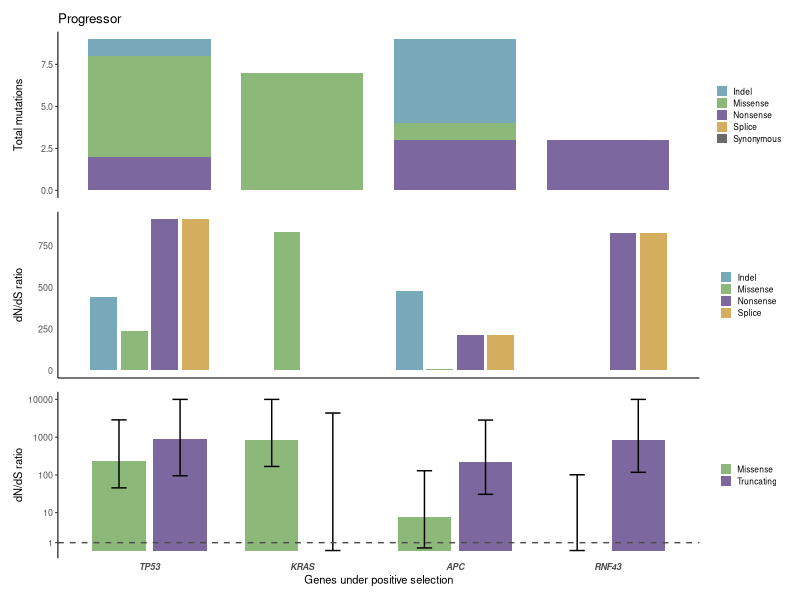

The R script that drew this image:
library(readr)
library(dplyr)
library(tidyr)
library(ggplot2)
library(patchwork)

#### Prep ####
# Read in data
prog <- read_tsv("data/variants/dndscv/dndscv_genes_prog_pre.tsv")
prog_ci <- read_tsv("data/variants/dndscv/prog_pre_gene_ci.tsv") |>
    filter(!gene == "RBM10")

# Filter and reshape data
muts_df <- prog |>
  select(gene_name, n_syn, n_mis, n_non, n_spl, n_ind, qglobal_cv) |>
  filter(qglobal_cv < 0.05) |>
  pivot_longer(
    cols = starts_with("n_"),
    names_to = "mutation_type",
    values_to = "count"
  ) |>
  mutate(
    mutation_type = recode(mutation_type,
      n_syn = "Synonymous", n_mis = "Missense", n_non = "Nonsense",
      n_spl = "Splice", n_ind = "Indel"
    )
  )

ratios_df <- prog |>
  filter(qglobal_cv < 0.05) |>
  select(gene_name, wmis_cv, wnon_cv, wspl_cv, wind_cv) |>
  pivot_longer(
    cols = starts_with("w"),
    names_to = "mutation_type",
    values_to = "w_dnds"
  ) |>
  mutate(
    mutation_type = recode(mutation_type,
      wmis_cv = "Missense",
      wnon_cv = "Nonsense",
      wspl_cv = "Splice",
      wind_cv = "Indel"
    ),
    gene_name = factor(gene_name, levels = unique(gene_name)) # preserve order
  )

ci_df <- prog_ci |>
  rename(gene_name = gene) |>
  tidyr::pivot_longer(cols = starts_with(c("mis", "tru")),
                      names_to = c("type", ".value"),
                      names_pattern = "(mis|tru)_(.*)") |>
  mutate(type = dplyr::recode(type,
                         "mis" = "Missense",
                         "tru" = "Truncating")
        )

# Set order of genes
genes_order <- muts_df |>
    arrange(qglobal_cv) |>
    pull(gene_name) |>
    unique()

muts_df <- muts_df |>
    mutate(gene_name = factor(gene_name, levels = genes_order))

ratios_df <- ratios_df |>
    mutate(gene_name = factor(gene_name, levels = genes_order))


ci_df <- ci_df |>
    mutate(gene_name = factor(gene_name, levels = genes_order))


# Define colour palette
mutation_colours <- c(
  "Missense"   = "#8cb87aff",  
  "Truncating" = "#7c679eff",
  "Indel" = "#77a9baff",
  "Nonsense" = "#7c679eff",
  "Splice" = "#d5ad5eff",
  "Synonymous" ="#696a6bff"
)

# Counts barplot
counts_barplot <- ggplot(muts_df, aes(x = gene_name, y = count, fill = mutation_type)) +
  geom_col(width = 0.8) +
  scale_fill_manual(values = mutation_colours) +
  labs(
    x = NULL,
    y = "Total mutations",
    fill = NULL,
    title = "Progressor"
  ) +
  theme_classic(base_size = 8) +
  theme(
    axis.text.x = element_blank(),
    axis.line.x = element_blank(),
    axis.ticks.x = element_blank(),
    legend.position = "right",
    legend.text  = element_text(size = 6),
    legend.key.size = unit(0.3, "cm")  
  )

# ratios barplot
ratios_barplot <- ggplot(ratios_df, aes(x = gene_name, y = w_dnds, fill = mutation_type)) +
  geom_col(position = position_dodge(width = 0.8), width = 0.7) +
  labs(
    x = NULL,
    y = "dN/dS ratio",
    fill = NULL
  ) +
  theme_classic(base_size = 8) +
  theme(
    axis.text.x = element_blank(),
    axis.ticks = element_blank(),
    legend.position = "right",
    legend.text  = element_text(size = 6),
    legend.key.size = unit(0.3, "cm")
  ) +
  scale_fill_manual(values = mutation_colours) 

# dnds ratios barplot
# Plot
ci_barplot <- ggplot(ci_df, aes(x = gene_name, y = mle, fill = type)) +
  geom_col(position = position_dodge(width = 0.8), width = 0.7) +
  geom_errorbar(
    aes(ymin = low, ymax = high),
    position = position_dodge(width = 0.8),
    width = 0.2
  ) +
    geom_hline(yintercept = 1, linetype = "dashed", colour = "grey30") +
  scale_fill_manual(values = mutation_colours) +
  scale_y_log10(trans = "pseudo_log", breaks = c(1, 10, 100, 1000, 10000)) +
  labs(
    x = "Genes under positive selection",
    y = "dN/dS ratio",
    fill = NULL
  ) +
  theme_classic(base_size = 8) +
  theme(
    axis.text.x = element_text(face = "bold.italic"),
    axis.line.x = element_blank(),
    axis.ticks.x = element_blank(),
    legend.position = "right",
    legend.text  = element_text(size = 6),
    legend.key.size = unit(0.3, "cm")
  )

# Combine plots
combined_plot <- counts_barplot / ratios_barplot / ci_barplot + plot_layout(heights = c(1, 1, 1))

ggsave("plots/dndscv/precursors/dndscv_progressors_plot.png",
        plot = combined_plot, height = 3, width = 3.4, dpi = 300)
